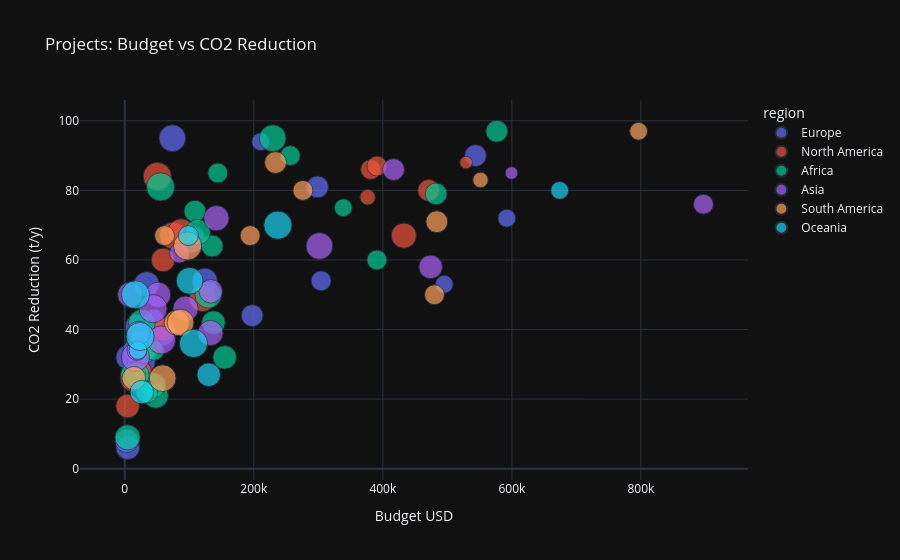

Notebook source saved alongside this figure:
### Markdown cell above
## 10. Plotly — Interactive Scatter

### Code cell
fig=px.scatter(df,x='budget',y='co2_reduction',size='social_impact',
    color='region',hover_name='name',
    title='Projects: Budget vs CO2 Reduction',
    labels={'budget':'Budget USD','co2_reduction':'CO2 Reduction (t/y)'})
fig.update_layout(template='plotly_dark')
fig.write_image('../plots/plotly_scatter.png',scale=2)
fig.show()

### Figure 1 — Plotly figure (JSON) as saved in the notebook; plotly's stock layout.template omitted (floating-point values rounded to 4 significant figures)
{"data": [{"hovertemplate": "<b>%{hovertext}</b><br><br>region=Europe<br>Budget USD=%{x}<br>CO2 Reduction (t/y)=%{y}<br>social_impact=%{marker.size}<extra></extra>", "hovertext": ["Tree Planting Project 1", "Ocean Cleanup Project 8", "Geothermal Energy Phase II 14", "Smart Grid Hub 22", "Tree Planting Alliance 24", "Recycling Hub Alliance 29", "Composting Program 37", "Ocean Cleanup Campaign 43", "Smart Grid Hub 47", "Solar Panel Phase II 50", "Composting Hub 55", "Wind Farm Initiative 56", "Sustainable Farm Pilot 57", "Recycling Hub Network 59", "Recycling Hub Initiative 74", "Electric Bus Hub 77", "LED Lighting Phase II 87", "Geothermal Energy System 94", "Smart Grid Phase II 96"], "legendgroup": "Europe", "marker": {"color": "#636efa", "size": [8, 8, 6, 5, 8, 7, 7, 6, 4, 9, 7, 6, 8, 10, 8, 10, 5, 4, 4], "sizemode": "area", "sizeref": 0.025, "symbol": "circle"}, "mode": "markers", "name": "Europe", "orientation": "v", "showlegend": true, "type": "scatter", "x": [5819, 124025, 543638, 304286, 16894, 19196, 4604, 197425, 495170, 73769, 3158, 298784, 33897, 25649, 59092, 102907, 45272, 210684, 592128], "xaxis": "x", "y": [32, 54, 90, 54, 34, 41, 6, 44, 53, 95, 8, 81, 53, 31, 39, 66, 43, 94, 72], "yaxis": "y"}, {"hovertemplate": "<b>%{hovertext}</b><br><br>region=North America<br>Budget USD=%{x}<br>CO2 Reduction (t/y)=%{y}<br>social_impact=%{marker.size}<extra></extra>", "hovertext": ["Composting Pilot 2", "Geothermal Energy Network 5", "Recycling Hub Network 12", "Solar Panel Phase II 19", "Mangrove Restore Pilot 28", "Ocean Cleanup Initiative 30", "LED Lighting System 36", "LED Lighting Program 38", "Hydropower Alliance 40", "Methane Capture Hub 42", "Tidal Energy Campaign 44", "Ocean Cleanup Network 53", "LED Lighting Campaign 60", "Tree Planting Alliance 64", "Water Purification Phase II 70", "Mangrove Restore Pilot 93", "Solar Panel Alliance 97"], "legendgroup": "North America", "marker": {"color": "#EF553B", "size": [7, 3, 7, 9, 9, 6, 7, 5, 5, 5, 2, 8, 5, 9, 9, 7, 10], "sizemode": "area", "sizeref": 0.025, "symbol": "circle"}, "mode": "markers", "name": "North America", "orientation": "v", "showlegend": true, "type": "scatter", "x": [4424, 376472, 59866, 74583, 87422, 471112, 22025, 41826, 381158, 391011, 529087, 432547, 26263, 13559, 120676, 59389, 50444], "xaxis": "x", "y": [18, 78, 40, 67, 68, 80, 28, 35, 86, 87, 88, 67, 28, 26, 49, 60, 84], "yaxis": "y"}, {"hovertemplate": "<b>%{hovertext}</b><br><br>region=Africa<br>Budget USD=%{x}<br>CO2 Reduction (t/y)=%{y}<br>social_impact=%{marker.size}<extra></extra>", "hovertext": ["Recycling Hub Pilot 3", "Smart Grid Hub 6", "Electric Bus Alliance 15", "Coral Reef Project 16", "Wind Farm Alliance 17", "Methane Capture Initiative 23", "Geothermal Energy Campaign 32", "Tree Planting System 33", "Wind Farm Network 34", "Tree Planting Program 35", "Coral Reef Hub 39", "Tree Planting Network 68", "Coral Reef Campaign 69", "Bike Sharing Program 72", "Wind Farm Alliance 75", "Geothermal Energy Pilot 76", "Bike Sharing Program 78", "LED Lighting System 80", "Composting Program 83", "Solar Panel Program 88", "EV Charging Phase II 91", "LED Lighting System 99", "Mangrove Restore Program 100"], "legendgroup": "Africa", "marker": {"color": "#00cc96", "size": [8, 4, 9, 7, 6, 5, 6, 9, 5, 8, 9, 9, 7, 8, 5, 6, 8, 5, 8, 10, 6, 6, 8], "sizemode": "area", "sizeref": 0.025, "symbol": "circle"}, "mode": "markers", "name": "Africa", "orientation": "v", "showlegend": true, "type": "scatter", "x": [48118, 338685, 229303, 154895, 108743, 390777, 482713, 26593, 256518, 13147, 129521, 28584, 137504, 43952, 144184, 576620, 18291, 45905, 4320, 55484, 135485, 34285, 113307], "xaxis": "x", "y": [21, 75, 95, 32, 74, 60, 79, 42, 90, 27, 50, 34, 42, 24, 85, 97, 27, 34, 9, 81, 64, 22, 68], "yaxis": "y"}, {"hovertemplate": "<b>%{hovertext}</b><br><br>region=Asia<br>Budget USD=%{x}<br>CO2 Reduction (t/y)=%{y}<br>social_impact=%{marker.size}<extra></extra>", "hovertext": ["Green Building Program 4", "Coral Reef Network 9", "Ocean Cleanup Hub 18", "LED Lighting Campaign 27", "Coral Reef Project 46", "Green Building Phase II 48", "Tree Planting Alliance 51", "EV Charging Initiative 52", "Hydropower Pilot 61", "Recycling Hub Project 62", "Green Building Initiative 63", "Sustainable Farm Project 73", "Recycling Hub System 81", "Ocean Cleanup Network 82", "Tidal Energy Campaign 86", "LED Lighting Campaign 90", "Tidal Energy Network 95", "Recycling Hub Hub 98"], "legendgroup": "Asia", "marker": {"color": "#ab63fa", "size": [8, 8, 9, 5, 8, 5, 8, 7, 6, 10, 8, 10, 10, 7, 2, 5, 5, 7], "sizemode": "area", "sizeref": 0.025, "symbol": "circle"}, "mode": "markers", "name": "Asia", "orientation": "v", "showlegend": true, "type": "scatter", "x": [51703, 132869, 301728, 23880, 94308, 84722, 8507, 133371, 416619, 16550, 142050, 43780, 56789, 474103, 599429, 18893, 896897, 21678], "xaxis": "x", "y": [50, 39, 64, 37, 46, 62, 50, 51, 86, 32, 72, 46, 37, 58, 85, 34, 76, 39], "yaxis": "y"}, {"hovertemplate": "<b>%{hovertext}</b><br><br>region=South America<br>Budget USD=%{x}<br>CO2 Reduction (t/y)=%{y}<br>social_impact=%{marker.size}<extra></extra>", "hovertext": ["Coral Reef Network 7", "Geothermal Energy Pilot 10", "Ocean Cleanup Program 25", "Hydropower Alliance 26", "Wind Farm System 41", "Water Purification Hub 49", "EV Charging Pilot 65", "Green Building Pilot 66", "Mangrove Restore Network 67", "Bike Sharing Hub 79", "Geothermal Energy System 84", "LED Lighting Initiative 85", "Smart Grid Initiative 89"], "legendgroup": "South America", "marker": {"color": "#FFA15A", "size": [8, 3, 6, 4, 5, 10, 5, 5, 9, 9, 6, 7, 5], "sizemode": "area", "sizeref": 0.025, "symbol": "circle"}, "mode": "markers", "name": "South America", "orientation": "v", "showlegend": true, "type": "scatter", "x": [80656, 551364, 483730, 796421, 276077, 97433, 194398, 61635, 86531, 58750, 233674, 14080, 480034], "xaxis": "x", "y": [42, 83, 71, 97, 80, 64, 67, 67, 42, 26, 88, 26, 50], "yaxis": "y"}, {"hovertemplate": "<b>%{hovertext}</b><br><br>region=Oceania<br>Budget USD=%{x}<br>CO2 Reduction (t/y)=%{y}<br>social_impact=%{marker.size}<extra></extra>", "hovertext": ["Water Purification Hub 11", "Coral Reef Network 13", "LED Lighting Phase II 20", "Water Purification Hub 21", "EV Charging System 31", "Tidal Energy Network 45", "Electric Bus Campaign 54", "Tree Planting Program 58", "Sustainable Farm Network 71", "LED Lighting Hub 92"], "legendgroup": "Oceania", "marker": {"color": "#19d3f3", "size": [9, 7, 4, 10, 5, 4, 10, 10, 10, 7], "sizemode": "area", "sizeref": 0.025, "symbol": "circle"}, "mode": "markers", "name": "Oceania", "orientation": "v", "showlegend": true, "type": "scatter", "x": [100589, 130186, 20365, 106542, 98574, 674088, 237340, 16589, 23774, 26532], "xaxis": "x", "y": [54, 27, 34, 36, 67, 80, 70, 50, 38, 22], "yaxis": "y"}], "layout": {"legend": {"itemsizing": "constant", "title": {"text": "region"}, "tracegroupgap": 0}, "title": {"text": "Projects: Budget vs CO2 Reduction"}, "xaxis": {"anchor": "y", "domain": [0.0, 1.0], "title": {"text": "Budget USD"}}, "yaxis": {"anchor": "x", "domain": [0.0, 1.0], "title": {"text": "CO2 Reduction (t/y)"}}}}
